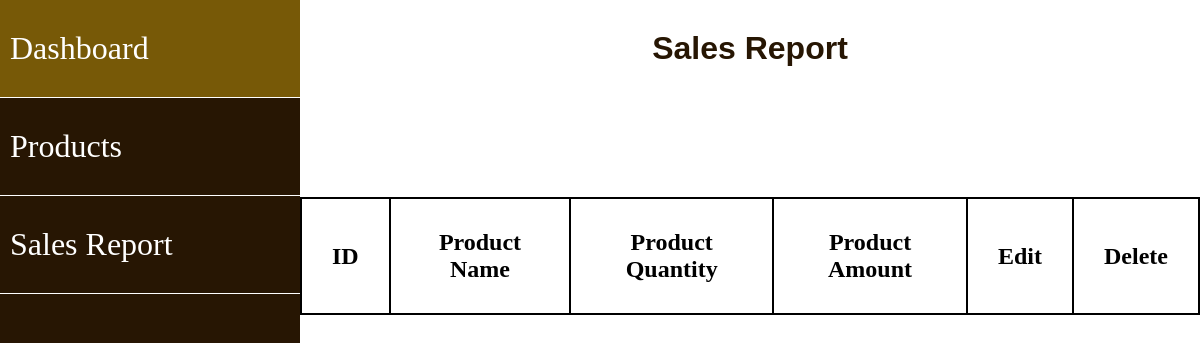
Page /salesreport.php on the earlier database version.
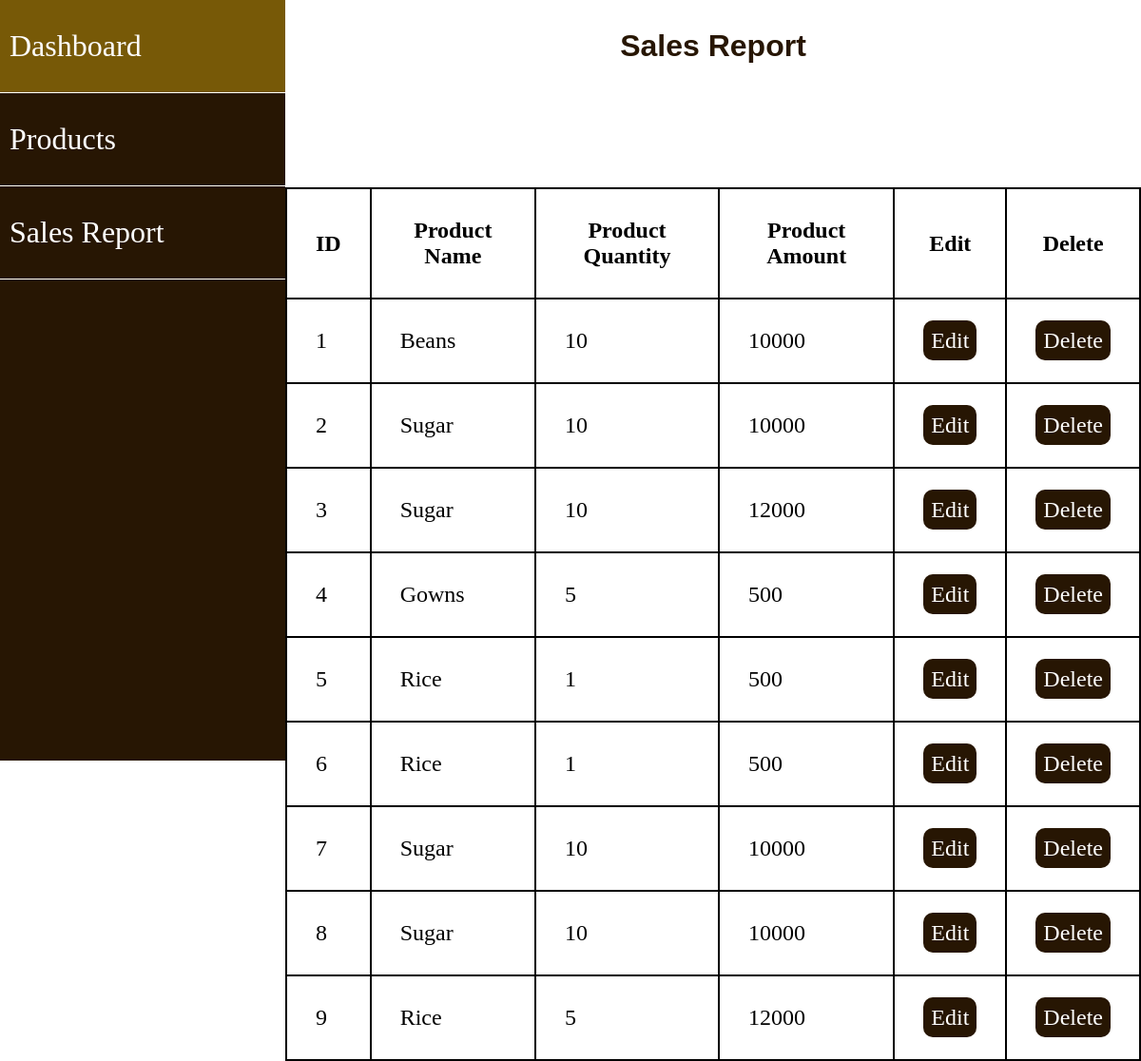
Same page on the later database version.
### tables this page shows
CREATE TABLE `sales` (
  `sales_id` int(11) NOT NULL,
  `product_name` varchar(100) NOT NULL,
  `product_quantity` varchar(100) NOT NULL,
  `product_amount` varchar(100) NOT NULL
);

### salesreport.php (the view, shortened to what this page needs)
<?php
require_once "process.php";
$query = "SELECT * from sales";
$result = mysqli_query($conn, $query);
?>
<!DOCTYPE html>
<html lang="en">
<head>
</head>
<body>
<?php
    require_once "nav.php"
    ?>
    <div class="right-side">
        <h1>Sales Report</h1>
        <div class="table">
            <table>
                    <th>ID</td>
                    <th>Product Name</th>
                    <th>Product Quantity</th>
                    <th>Product Amount</th>
                    <th>Edit</th>
                    <th>Delete</th>
                    <tr>
                        <?php
                            while($row = mysqli_fetch_assoc($result))
                            {  $id = $row['sales_id'];
                    ?>
                    <td> <?php echo $id; ?> </td>
                    <td> <?php echo $row['product_name']; ?> </td>
                    <td> <?php echo $row['product_quantity']; ?> </td>
                    <td> <?php echo $row['product_amount']; ?> </td>
                    <td><a href="editsales.php?editid=<?php echo $id; ?>">Edit</a></td>
                    <td><a href="delete.php?deleteid=<?php echo $id; ?>">Delete</a></td>
                    </tr>
                    <?php
                     }
                    ?>
            </table>
        </div>
    </div>
</body>
</html>

Differences in the rows shown:
added sales: sales_id "1", product_name "Beans", product_quantity "10", product_amount "10000"
added sales: sales_id "2", product_name "Sugar", product_quantity "10", product_amount "10000"
added sales: sales_id "3", product_name "Sugar", product_quantity "10", product_amount "12000"
added sales: sales_id "4", product_name "Gowns", product_quantity "5", product_amount "500"
added sales: sales_id "5", product_name "Rice", product_quantity "1", product_amount "500"
added sales: sales_id "6", product_name "Rice", product_quantity "1", product_amount "500"
added sales: sales_id "7", product_name "Sugar", product_quantity "10", product_amount "10000"
added sales: sales_id "8", product_name "Sugar", product_quantity "10", product_amount "10000"
added sales: sales_id "9", product_name "Rice", product_quantity "5", product_amount "12000"
